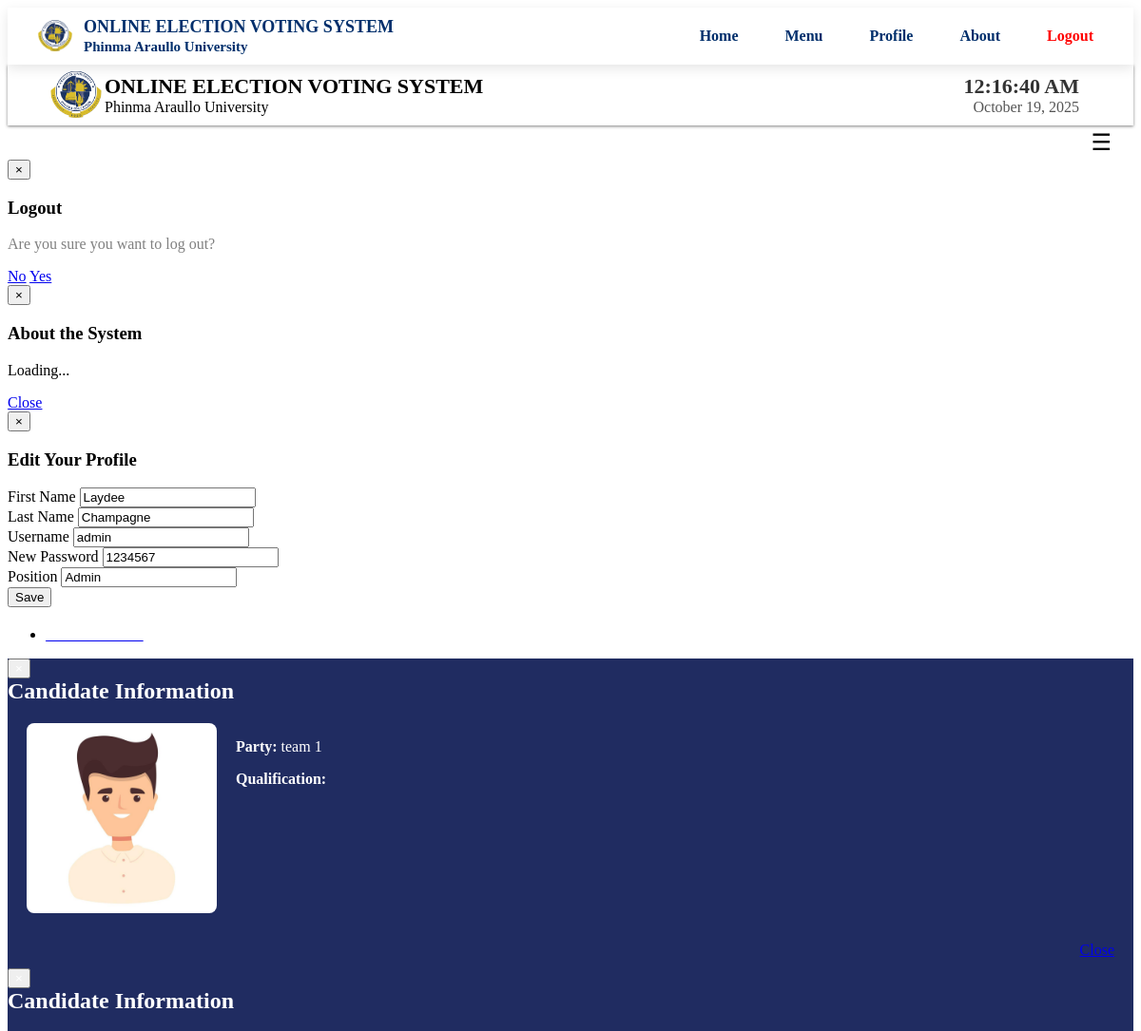
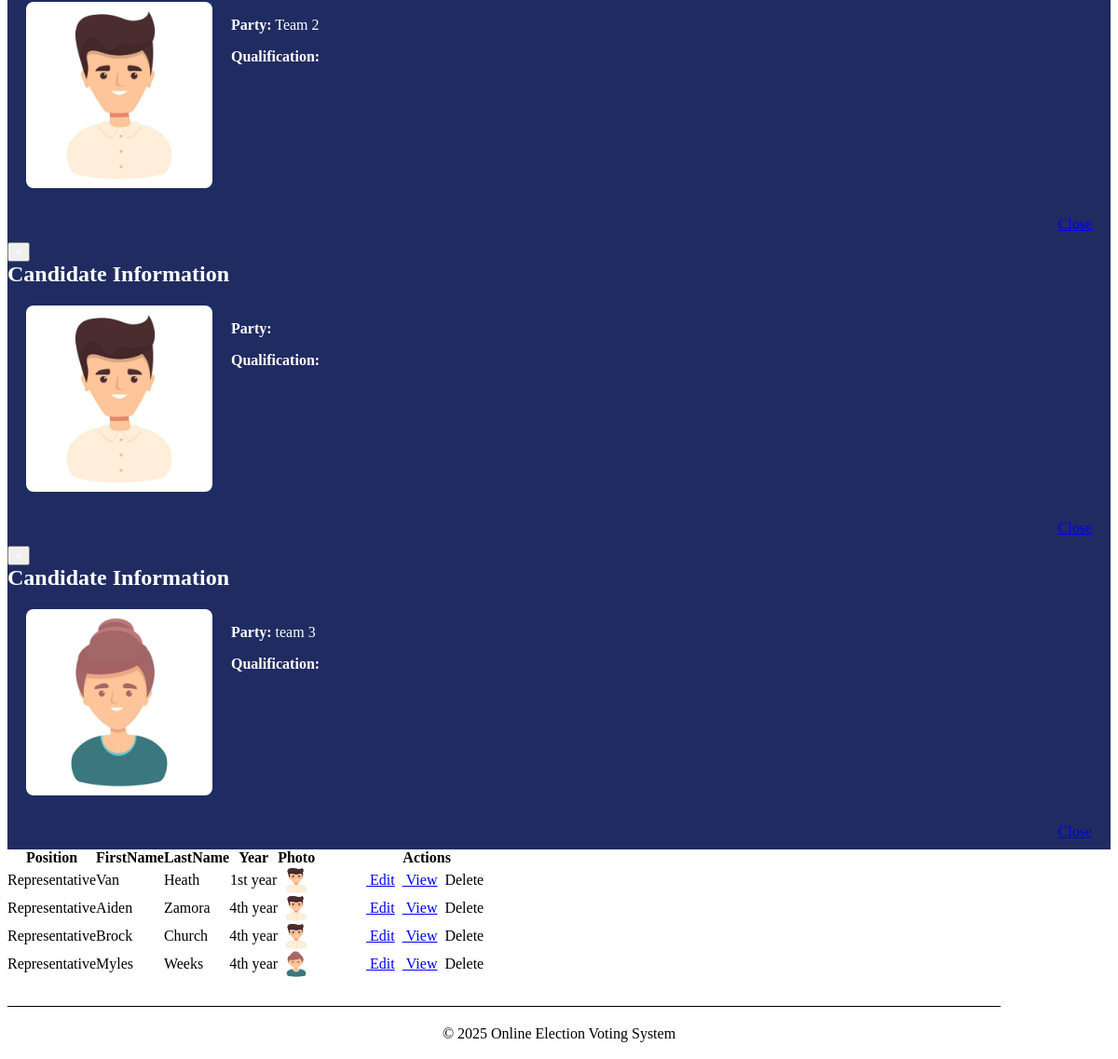
Page /admin/Representative.php (signed in) on the committed database (2 pictures, top to bottom).
### tables this page shows
CREATE TABLE `users` (
  `User_id` int(11) NOT NULL,
  `FirstName` varchar(100) NOT NULL,
  `LastName` varchar(100) NOT NULL,
  `UserName` varchar(100) NOT NULL,
  `Password` varchar(100) NOT NULL,
  `User_Type` varchar(50) NOT NULL,
  `Position` varchar(100) NOT NULL
);

CREATE TABLE `candidate` (
  `CandidateID` int(11) NOT NULL,
  `abc` varchar(1) NOT NULL,
  `Position` varchar(200) NOT NULL,
  `Party` varchar(100) NOT NULL,
  `FirstName` varchar(200) NOT NULL,
  `LastName` varchar(200) NOT NULL,
  `MiddleName` varchar(100) NOT NULL,
  `Gender` varchar(6) NOT NULL,
  `Year` varchar(100) NOT NULL,
  `Photo` varchar(200) NOT NULL,
  `Qualification` text NOT NULL
);

### admin/session.php (called while the page is built, shortened)
<?php
$id_session=$_SESSION['id'];
?>

### admin/Representative.php (the view, shortened to what this page needs)
<?php
include('session.php');
include('header.php');
include('dbcon.php');
?>
</head>
<body>
<?php include('nav_top.php'); ?>
<div class="wrapper">
<div class="home_body">
<?php include('menusidebar.php'); ?>
<section style="margin-top: 20px;">
<section>
	<div id="element" class="hero-body">
	<div class="pagination">
		  <ul>
    <li><a href="new_candidate.php"><font color="white"><i class="icon-plus icon-large"></i>Add Candidates</font></a></li>
    </ul>
	</div>
	<table class="users-table">
<div class="demo_jui">
		<table cellpadding="0" cellspacing="0" border="0" class="display" id="log" class="jtable">
			<thead>
				<tr>
				<th>Position</th>
				<th>FirstName</th>
				<th>LastName</th>
				<th>Year</th>
				<th>Photo</th>
				<th>Actions</th>
				</tr>
			</thead>
			<tbody>
<?php $candidate_query=mysqli_query($conn,"select  * from candidate where Position='Representative'");
		while($candidate_rows=mysqli_fetch_array($candidate_query)){ $id=$candidate_rows['CandidateID'];
		?>
<tr class="del<?php echo $id ?>">
	<td align="center"><?php echo $candidate_rows['Position']; ?></td>
	<td><?php echo $candidate_rows['FirstName']; ?></td>
	<td><?php echo $candidate_rows['LastName']; ?></td>
	<td align="center"><?php echo $candidate_rows['Year']; ?></td>
	<td align="center"><img class="pic" width="40" height="30" src="<?php echo $candidate_rows['Photo'];?>" border="0" onmouseover="showtrail('<?php echo $candidate_rows['Photo'];?>','<?php echo $candidate_rows['FirstName']." ".$candidate_rows['LastName'];?> ',200,5)" onmouseout="hidetrail()"></a></td>
	<td width="240" align="center">
	<a class="btn btn-Success" href="edit_candidate.php<?php echo '?id='.$id; ?>"><i class="icon-edit icon-large"></i>&nbsp;Edit</a>&nbsp;
	<a class="btn btn-info"  data-toggle="modal" href="#<?php echo $id; ?>" ><i class="icon-list icon-large"></i>&nbsp;View</a>
	<a class="btn btn-danger1" id="<?php echo $id; ?>"><i class="icon-trash icon-large"></i>&nbsp;Delete</a>&nbsp;
	</td>
<div class="modal hide fade" id="<?php echo htmlspecialchars($id); ?>">
  <div class="modal-header" style="background-color: #202c61; color: white;">
    <button type="button" class="close" data-dismiss="modal" style="color:white;">×</button>
    <h1 style="margin: 0; font-size: 24px;">Candidate Information</h1>
  </div>
  <div class="modal-body" style="
    background-color: #202c61;
    color: white;
    display: flex;
    gap: 20px;
    align-items: flex-start;
    max-height: 400px;
    overflow-y: auto;
    padding: 20px;">
    <div style="flex-shrink: 0;">
      <img
        src="<?php echo htmlspecialchars($candidate_rows['Photo']); ?>"
        alt="Candidate Photo"
        style="max-height: 200px; width: auto; border-radius: 8px; object-fit: contain;">
    </div>
    <div style="flex-grow: 1; overflow-wrap: break-word;">
      <p><strong>Party:</strong> <?php echo htmlspecialchars($candidate_rows['Party']); ?></p>
      <p><strong>Qualification:</strong><br>
      </p>
    </div>
  </div>
  <div class="modal-footer" style="background-color: #202c61; text-align: right; padding: 10px 20px;">
    <a href="#" class="btn btn-secondary" data-dismiss="modal" style="color: border: 1px solid white;">Close</a>
  </div>
</div>
		</div>
		</div>
	</tr>
<?php } ?>
<?php include('footer.php')?>
</body>
</html>

### admin/menusidebar.php (shortened to what this page needs)
<div class="navbar2">
  <div class="navbar-inner">
    <div class="container">
      <button class="hamburger pull-right" onclick="toggleSidebar()">&#9776;</button>
    </div>
  </div>
</div>
<div class="modal hide fade" id="logoutModal">
  <div class="modal-header">
    <button type="button" class="close" data-dismiss="modal">×</button>
    <h3>Logout</h3>
  </div>
  <div class="modal-body">
    <p style="color: gray;">Are you sure you want to log out?</p>
  </div>
  <div class="modal-footer">
    <a href="#" class="btn" data-dismiss="modal">No</a>
    <a href="logout.php" class="btn btn-primary">Yes</a>
  </div>
</div>
<div class="modal hide fade" id="aboutModal">
  <div class="modal-header">
    <button type="button" class="close" data-dismiss="modal">×</button>
    <h3>About the System</h3>
  </div>
  <div class="modal-body" id="aboutContent">
    <p>Loading...</p>
  </div>
  <div class="modal-footer">
    <a href="#" class="btn" data-dismiss="modal">Close</a>
  </div>
</div>
<div class="modal hide fade" id="profileModal" tabindex="-1" role="dialog">
  <div class="modal-dialog" style="max-width: 600px;">
    <div class="modal-content hero-profile">
      <div class="modal-header">
        <button type="button" class="close" data-dismiss="modal">×</button>
        <h3>Edit Your Profile</h3>
      </div>
      <div class="modal-body">
        <?php
        $query = mysqli_query($conn, "SELECT * FROM users WHERE User_id = '$id_session'");
        $row = mysqli_fetch_assoc($query);
        ?>
        <form method="post">
          <div class="form-group">
            <label>First Name</label>
            <input type="text" name="firstname" value="<?php echo $row['FirstName']; ?>" class="form-control" required>
          </div>
          <div class="form-group">
            <label>Last Name</label>
            <input type="text" name="lastname" value="<?php echo $row['LastName']; ?>" class="form-control" required>
          </div>
          <div class="form-group">
            <label>Username</label>
            <input type="text" name="username" value="<?php echo $row['UserName']; ?>" class="form-control" required>
          </div>
          <div class="form-group">
            <label>New Password</label>
            <input type="text" name="password" value="<?php echo $row['Password']; ?>" class="form-control" required>
          </div>
          <div class="form-group">
            <label>Position</label>
            <input type="text" value="<?php echo $row['Position']; ?>" class="form-control" readonly>
          </div>
          <input type="submit" name="save" value="Save" class="btn btn-primary">
        </form>
      </div>
    </div>
  </div>
</div>

### admin/menusidebar.php (style rules this page uses)
.navbar2 { width: 100%; max-width: 100%; box-sizing: border-box; overflow-x: visible; padding: 0; }
.navbar-inner { width: 100%; max-width: 100%; box-sizing: border-box; }
.navbar2 .container { width: 100% !important; max-width: 100%; box-sizing: border-box; display: flex; flex-wrap: wrap; justify-content: space-between; align-items: center; overflow-x: visible; padding: 0 15px; }
.hamburger { font-size: 24px; background: transparent; border: none; color: #000; cursor: pointer; padding: 4px 8px; margin-left: auto; }

### rows in the picture
users: firstname "Laydee", lastname "Champagne", username "admin", password "1234567", Position "Admin"
candidate: Position "Representative", FirstName "Van", LastName "Heath", Year "1st year", Photo (picture), Party "team 1"
candidate: Position "Representative", FirstName "Aiden", LastName "Zamora", Year "4th year", Photo (picture), Party "Team 2"
candidate: Position "Representative", FirstName "Brock", LastName "Church", Year "4th year", Photo (picture)
candidate: Position "Representative", FirstName "Myles", LastName "Weeks", Year "4th year", Photo (picture), Party "team 3"
